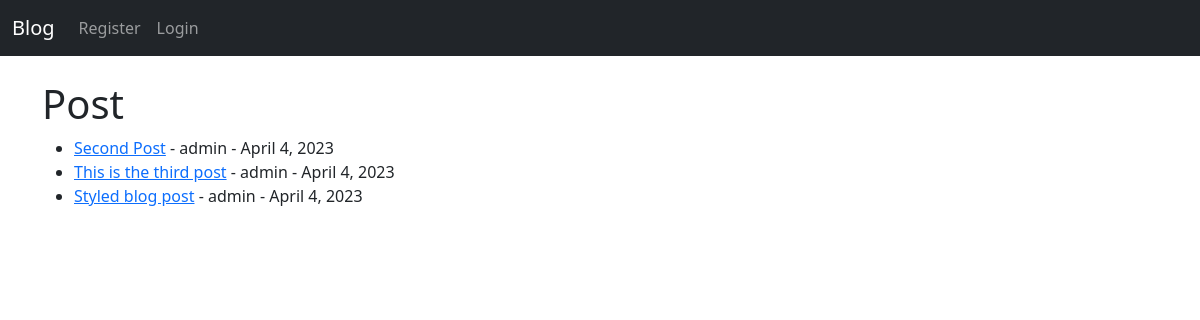
/, run on an earlier commit of the app's database.
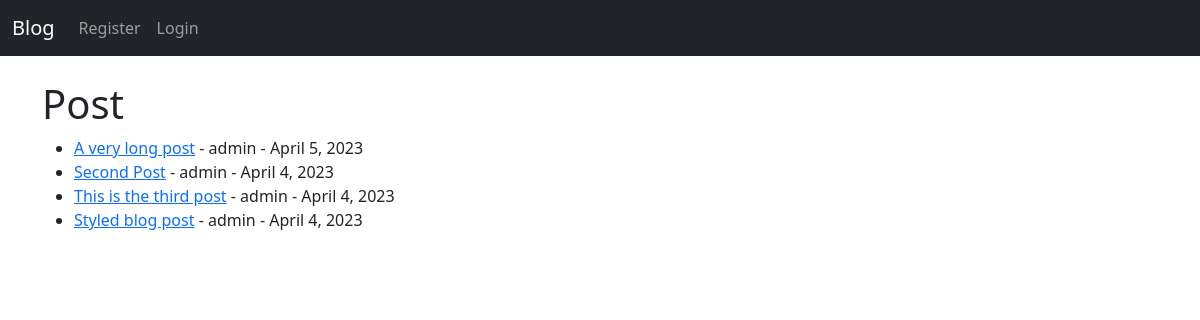
And on a later commit of the database.
### blog/models.py (models this page shows, shortened)
class Post(models.Model):
    title = models.CharField(max_length=255)
    author = models.ForeignKey(User, on_delete=models.CASCADE)
    body = models.TextField()
    post_date = models.DateField(auto_now_add=True)
    category = models.CharField(max_length=255, default='uncategorized')

### blog/views.py (the view)
# urls.py: path('', HomeView.as_view(), name='home'),
class HomeView(ListView):
    model = Post
    template_name = 'home.html'
    ordering = ['-post_date']

### blog/templates/home.html (shortened to what this page needs)
{% extends 'base.html' %}
{% block content %}
<h1>Post</h1>
<ul>
    {% for post in object_list %}
        <li>
            <a href="{% url 'article-detail' post.pk %}">{{ post.title }}</a> - {{ post.author }} - {{ post.post_date}}
        </li>
    {% endfor %}
</ul>
{% endblock %}

### blog/templates/base.html (shortened to what this page needs)
<!doctype html>
<html lang="en">
<head>
    <link href="https://cdn.jsdelivr.net/npm/bootstrap@5.3.0-alpha2/dist/css/bootstrap.min.css" rel="stylesheet"
>
</head>
<body>
    <nav class="navbar navbar-expand-lg navbar-dark bg-dark">
        <div class="container-fluid">
            <a class="navbar-brand" href="{% url 'home' %}">Blog</a>
            <div class="collapse navbar-collapse" id="navbarSupportedContent">
                <ul class="navbar-nav me-auto mb-2 mb-lg-0">
                    {% if user.is_authenticated %}
                        <li class="nav-item">
                            <a class="nav-link" href="{% url 'add_post' %}">Add Post</a>
                        </li>
                        <li class="nav-item">
                            <a class="nav-link" href="{% url 'logout' %}">Logout</a>
                        </li>
                    {% else %}
                        <li class="nav-item">
                            <a class="nav-link" href="{% url 'register' %}">Register</a>
                        </li>
                        <li class="nav-item">
                            <a class="nav-link" href="{% url 'login' %}">Login</a>
                        </li>
                    {% endif %}
                </ul>
            </div>
        </div>
    </nav>
    <br>
    <div class="container">
        {% block content %}
        {% endblock %}
    </div>
</body>
</html>

What changed in the data, as far as the page shows it:
added Post: title "A very long post", author "admin", post_date "April 5, 2023"
